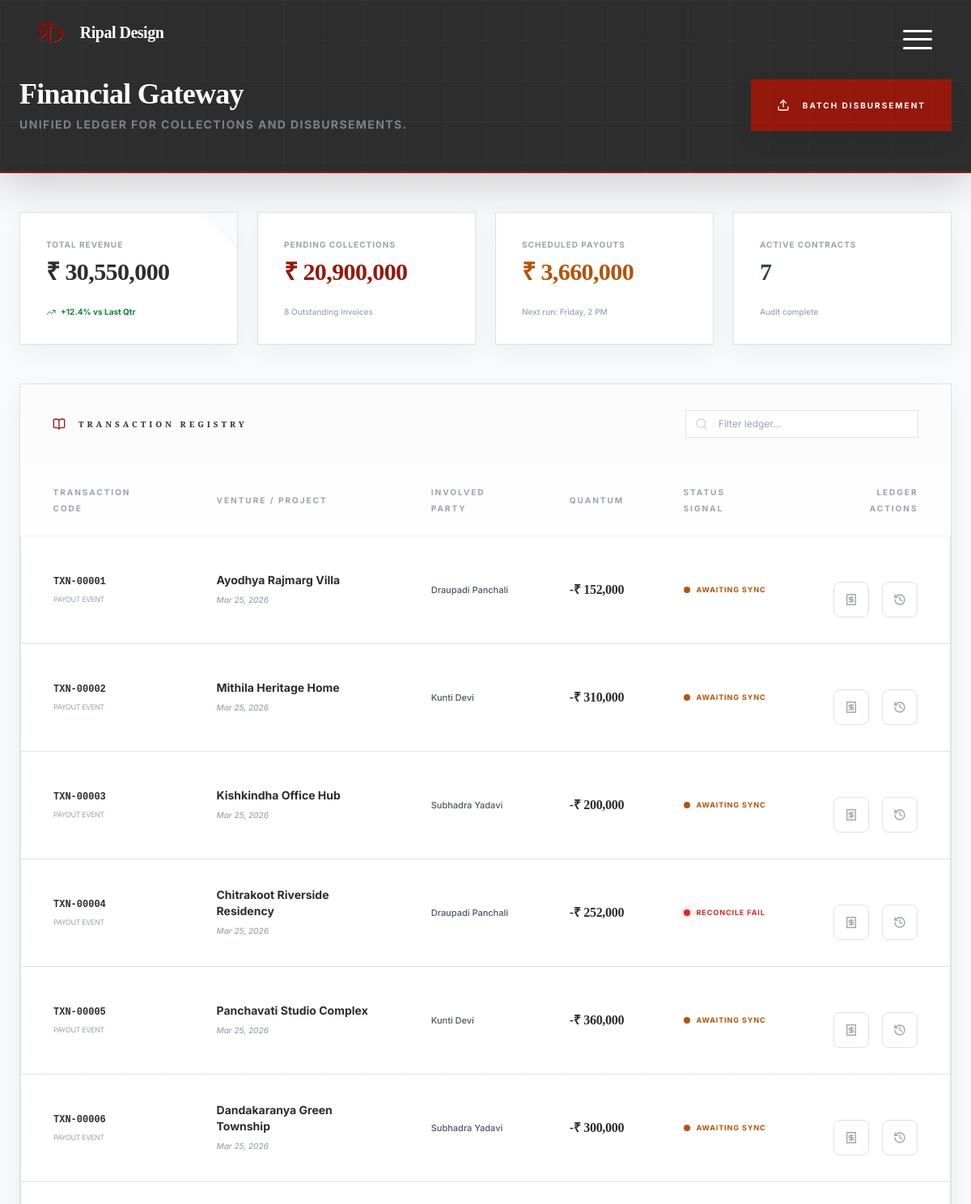
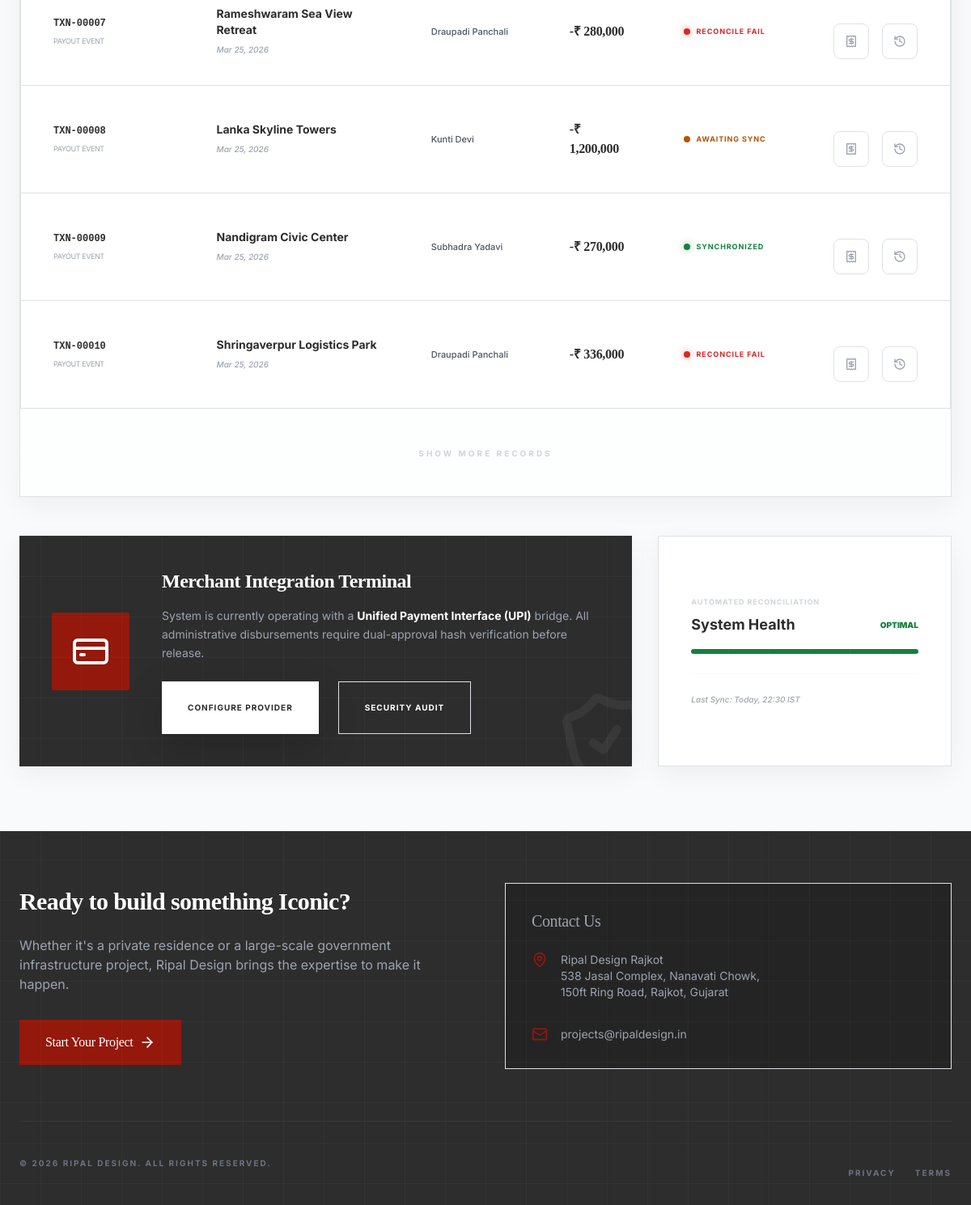
The page /admin/payment_gateway.php (signed in) on the database its author committed (2 pictures, top to bottom).
### tables this page shows
CREATE TABLE IF NOT EXISTS project_goods (
  id INT AUTO_INCREMENT PRIMARY KEY,
  project_id INT NOT NULL,
  sku VARCHAR(100) DEFAULT NULL,
  name VARCHAR(255) NOT NULL,
  description TEXT DEFAULT NULL,
  unit VARCHAR(50) DEFAULT 'pcs',
  quantity INT DEFAULT 1,
  unit_price DECIMAL(12,2) DEFAULT 0,
  total_price DECIMAL(12,2) DEFAULT 0,
  created_at TIMESTAMP DEFAULT CURRENT_TIMESTAMP,
  FOREIGN KEY (project_id) REFERENCES projects(id) ON DELETE CASCADE,
  INDEX idx_project_goods_project (project_id)
);

CREATE TABLE IF NOT EXISTS projects (
  id INT AUTO_INCREMENT PRIMARY KEY,
  name VARCHAR(255) NOT NULL,
  status ENUM('planning','ongoing','paused','completed','on-hold','cancelled') DEFAULT 'ongoing',
  budget DECIMAL(15,2) DEFAULT NULL,
  progress INT DEFAULT 0,
  due DATE DEFAULT NULL,
  location TEXT DEFAULT NULL,
  site_location VARCHAR(255) DEFAULT NULL,
  address TEXT DEFAULT NULL,
  owner_name VARCHAR(255) DEFAULT NULL,
  owner_contact VARCHAR(50) DEFAULT NULL,
  owner_email VARCHAR(255) DEFAULT NULL,
  worker_name VARCHAR(255) DEFAULT NULL,
  project_type VARCHAR(100) DEFAULT NULL,
  client_id INT DEFAULT NULL,
  created_by INT DEFAULT NULL,
  latitude DECIMAL(10,7) DEFAULT NULL,
  longitude DECIMAL(10,7) DEFAULT NULL,
  created_at TIMESTAMP NOT NULL DEFAULT CURRENT_TIMESTAMP,
  updated_at TIMESTAMP NULL DEFAULT NULL ON UPDATE CURRENT_TIMESTAMP,
  FOREIGN KEY (client_id) REFERENCES users(id) ON DELETE SET NULL,
  FOREIGN KEY (created_by) REFERENCES users(id) ON DELETE SET NULL,
  INDEX idx_projects_status (status),
  INDEX idx_projects_client (client_id)
);

### admin/payment_gateway.php (the view, shortened to what the rows shown need)
<?php
$transactions = db_fetch_all("SELECT pg.id, p.name AS project, COALESCE(p.owner_name,'Client') AS party, pg.total_price AS amount, 'Payout' AS type,
    CASE WHEN p.status = 'completed' THEN 'synchronized' WHEN p.status IN ('ongoing','planning') THEN 'pending' ELSE 'failed' END AS status,
    pg.created_at AS date
    FROM project_goods pg
    LEFT JOIN projects p ON p.id = pg.project_id
    ORDER BY pg.created_at DESC LIMIT 20");
?>
<!DOCTYPE html>
<html lang="en" class="bg-canvas-white">
<head>
    <?php $HEADER_MODE = 'dashboard'; require_once __DIR__ . '/../Common/header.php'; ?>
</head>
<body class="bg-canvas-white font-sans text-foundation-grey min-h-screen">
    <div class="min-h-screen flex flex-col">
        <header class="bg-foundation-grey text-white pt-20 md:pt-24 pb-8 md:pb-12 px-4 sm:px-6 lg:px-8 shadow-lg mb-8 md:mb-12 border-b-2 border-rajkot-rust">
            <div class="max-w-7xl mx-auto flex flex-col md:flex-row md:items-center md:justify-between gap-6">
                <div>
                    <h1 class="text-3xl md:text-4xl font-serif font-bold">Financial Gateway</h1>
                </div>
            </div>
        </header>
        <main class="flex-grow max-w-7xl mx-auto px-4 sm:px-6 lg:px-8 pb-20">
            <div class="bg-white shadow-premium border border-gray-100 overflow-hidden relative">
                <div class="overflow-x-auto">
                    <table class="w-full text-left text-sm border-collapse admin-table">
                        <thead class="hidden md:table-header-group">
                            <tr class="bg-gray-50/20 text-[10px] font-bold text-gray-400 uppercase tracking-[0.2em] border-b border-gray-100">
                                <th class="px-10 py-6 font-bold">Transaction Code</th>
                                <th class="px-8 py-6 font-bold">Venture / Project</th>
                                <th class="px-8 py-6 font-bold">Involved Party</th>
                                <th class="px-8 py-6 font-bold">Quantum</th>
                                <th class="px-8 py-6 font-bold">Status Signal</th>
                                <th class="px-10 py-6 font-bold text-right">Ledger Actions</th>
                            </tr>
                        </thead>
                        <tbody class="divide-y divide-gray-50">
                            <?php foreach($transactions as $i => $t): ?>
                            <tr class="group hover:bg-gray-50/30 transition-all duration-300 block md:table-row mb-4 md:mb-0 border md:border-0 rounded-lg md:rounded-none bg-white md:bg-transparent ledger-row<?php echo $i >= 10 ? ' hidden extra-row' : ''; ?>"
                                data-txn="TXN-<?php echo str_pad((string)$t['id'], 5, '0', STR_PAD_LEFT); ?>"
                                data-project="<?php echo htmlspecialchars((string)$t['project']); ?>"
                                data-party="<?php echo htmlspecialchars((string)$t['party']); ?>"
                                data-amount="<?php echo number_format((float)$t['amount'], 0, '.', ','); ?>"
                                data-type="<?php echo htmlspecialchars((string)$t['type']); ?>"
                                data-status="<?php echo htmlspecialchars((string)$t['status']); ?>"
                                data-date="<?php echo htmlspecialchars(date('M d, Y', strtotime((string)$t['date']))); ?>">
                                <td class="px-6 md:px-10 py-4 md:py-8 block md:table-cell" data-label="Transaction Code">
                                    <span class="text-xs font-mono font-bold text-foundation-grey">TXN-<?php echo str_pad((string)$t['id'], 5, '0', STR_PAD_LEFT); ?></span>
                                    <div class="text-[9px] text-gray-400 uppercase tracking-tighter mt-1"><?php echo $t['type']; ?> Event</div>
                                </td>
                                <td class="px-6 md:px-8 py-4 md:py-8 block md:table-cell" data-label="Venture / Project">
                                    <p class="font-bold text-foundation-grey mb-1"><?php echo $t['project']; ?></p>
                                    <p class="text-[10px] text-gray-400 font-medium italic"><?php echo date('M d, Y', strtotime((string)$t['date'])); ?></p>
                                </td>
                                <td class="px-6 md:px-8 py-4 md:py-8 block md:table-cell" data-label="Involved Party">
                                    <p class="text-[11px] font-medium text-gray-600"><?php echo $t['party']; ?></p>
                                </td>
                                <td class="px-6 md:px-8 py-4 md:py-8 block md:table-cell" data-label="Quantum">
                                    <span class="text-base font-serif font-bold <?php echo $t['type'] === 'Collection' ? 'text-approval-green' : 'text-foundation-grey'; ?>">
                                        <?php echo $t['type'] === 'Payout' ? '-' : '+'; ?>₹ <?php echo number_format((float)$t['amount'], 0, '.', ','); ?>
                                    </span>
                                </td>
                                <td class="px-6 md:px-8 py-4 md:py-8 block md:table-cell" data-label="Status Signal">
                                    <?php if ($t['status'] === 'synchronized'): ?>
                                        <span class="flex items-center gap-2 text-approval-green text-[9px] font-bold uppercase tracking-widest">
                                            <span class="w-2 h-2 bg-approval-green rounded-full shadow-[0_0_8px_rgba(21,128,61,0.5)]"></span> Synchronized
                                        </span>
                                    <?php elseif ($t['status'] === 'pending'): ?>
                                        <span class="flex items-center gap-2 text-pending-amber text-[9px] font-bold uppercase tracking-widest animate-pulse">
                                            <span class="w-2 h-2 bg-pending-amber rounded-full"></span> Awaiting Sync
                                        </span>
                                    <?php else: ?>
                                        <span class="flex items-center gap-2 text-red-600 text-[9px] font-bold uppercase tracking-widest">
                                            <span class="w-2 h-2 bg-red-600 rounded-full shadow-[0_0_8px_rgba(220,38,38,0.5)]"></span> Reconcile Fail
                                        </span>
                                    <?php endif; ?>
                                </td>
                                <td class="px-6 md:px-10 py-6 md:py-8 block md:table-cell" data-label="Ledger Actions">
                                    <div class="flex flex-row md:justify-end gap-3 mt-4 md:mt-0">
                                        <button type="button" class="flex-grow md:flex-grow-0 h-11 w-11 bg-gray-50 md:bg-transparent text-gray-400 hover:text-rajkot-rust transition-colors flex items-center justify-center border border-gray-100 md:border-0 rounded-lg receipt-btn" title="View Receipt">
                                            <i data-lucide="receipt" class="w-5 h-5 md:w-4 md:h-4"></i>
                                        </button>
                                        <button type="button" class="flex-grow md:flex-grow-0 h-11 w-11 bg-gray-50 md:bg-transparent text-gray-400 hover:text-foundation-grey transition-colors flex items-center justify-center border border-gray-100 md:border-0 rounded-lg audit-btn" title="Audit Trail">
                                            <i data-lucide="history" class="w-5 h-5 md:w-4 md:h-4"></i>
                                        </button>
                                    </div>
                                </td>
                            </tr>
                            <?php endforeach; ?>
                        </tbody>
                    </table>
                </div>
            </div>
        </main>
        <?php require_once __DIR__ . '/../Common/footer.php'; ?>
    </div>
</body>
</html>

### rows shown on the page
project_goods: id "00001", type "PAYOUT", project.name "Ayodhya Rajmarg Villa", created_at "Mar 25, 2026", party "Draupadi Panchali", total_price "152,000", shows "AWAITING SYNC"
project_goods: id "00002", type "PAYOUT", project.name "Mithila Heritage Home", created_at "Mar 25, 2026", party "Kunti Devi", total_price "310,000", shows "AWAITING SYNC"
project_goods: id "00003", type "PAYOUT", project.name "Kishkindha Office Hub", created_at "Mar 25, 2026", party "Subhadra Yadavi", total_price "200,000", shows "AWAITING SYNC"
project_goods: id "00004", type "PAYOUT", project.name "Chitrakoot Riverside Residency", created_at "Mar 25, 2026", party "Draupadi Panchali", total_price "252,000", shows "RECONCILE FAIL"
project_goods: id "00005", type "PAYOUT", project.name "Panchavati Studio Complex", created_at "Mar 25, 2026", party "Kunti Devi", total_price "360,000", shows "AWAITING SYNC"
project_goods: id "00006", type "PAYOUT", project.name "Dandakaranya Green Township", created_at "Mar 25, 2026", party "Subhadra Yadavi", total_price "300,000", shows "AWAITING SYNC"
project_goods: id "00007", type "PAYOUT", project.name "Rameshwaram Sea View Retreat", created_at "Mar 25, 2026", party "Draupadi Panchali", total_price "280,000", shows "RECONCILE FAIL"
project_goods: id "00008", type "PAYOUT", project.name "Lanka Skyline Towers", created_at "Mar 25, 2026", party "Kunti Devi", total_price "1,200,000", shows "AWAITING SYNC"
project_goods: id "00009", type "PAYOUT", project.name "Nandigram Civic Center", created_at "Mar 25, 2026", party "Subhadra Yadavi", total_price "270,000", shows "SYNCHRONIZED"
project_goods: id "00010", type "PAYOUT", project.name "Shringaverpur Logistics Park", created_at "Mar 25, 2026", party "Draupadi Panchali", total_price "336,000", shows "RECONCILE FAIL"

### other values the page prints
$stats['total_revenue'] "₹ 30,550,000"
$stats['pending_collections'] "₹ 20,900,000"
$stats['workforce_payouts'] "₹ 3,660,000"
$stats['active_contracts'] "7"
